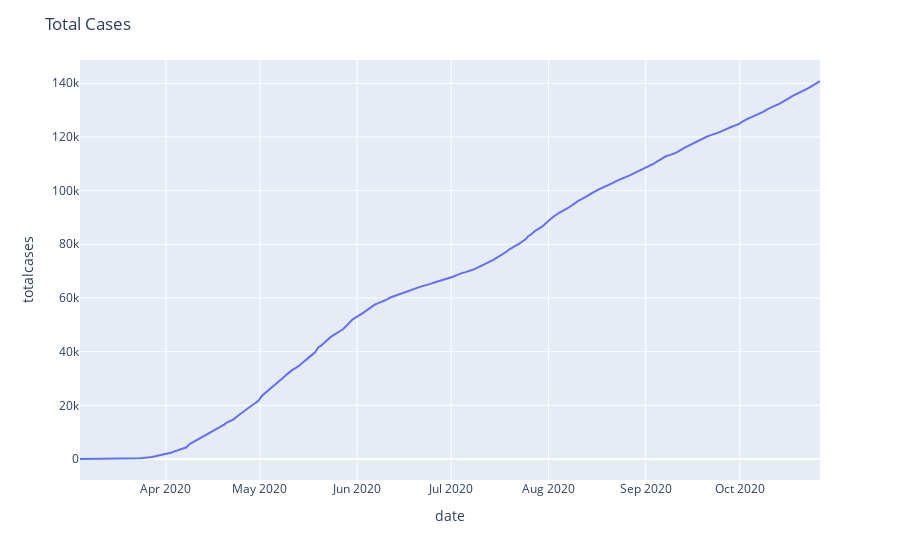

Notebook code for this chart:
### Code cell
covid_cases = px.line(covid_features , x='date', y='totalcases')
covid_cases.update_layout(title_text='Total Cases')
covid_cases.show()
plt.savefig('images/covdi_totalcases.jpg')

### Figure 1 — Plotly figure (JSON) as saved in the notebook; plotly's stock layout.template omitted (floating-point values rounded to 4 significant figures; data arrays with more than 128 entries replaced by an {"elided": "..."} marker saying what was removed)
{"data": [{"hovertemplate": "date=%{x}<br>totalcases=%{y}<extra></extra>", "legendgroup": "", "line": {"color": "#636efa", "dash": "solid"}, "mode": "lines", "name": "", "orientation": "v", "showlegend": false, "type": "scatter", "x": {"elided": "237 str values"}, "xaxis": "x", "y": {"elided": "237 int values"}, "yaxis": "y"}], "layout": {"legend": {"tracegroupgap": 0}, "margin": {"t": 60}, "title": {"text": "Total Cases"}, "xaxis": {"anchor": "y", "domain": [0, 1], "title": {"text": "date"}}, "yaxis": {"anchor": "x", "domain": [0, 1], "title": {"text": "totalcases"}}}}
